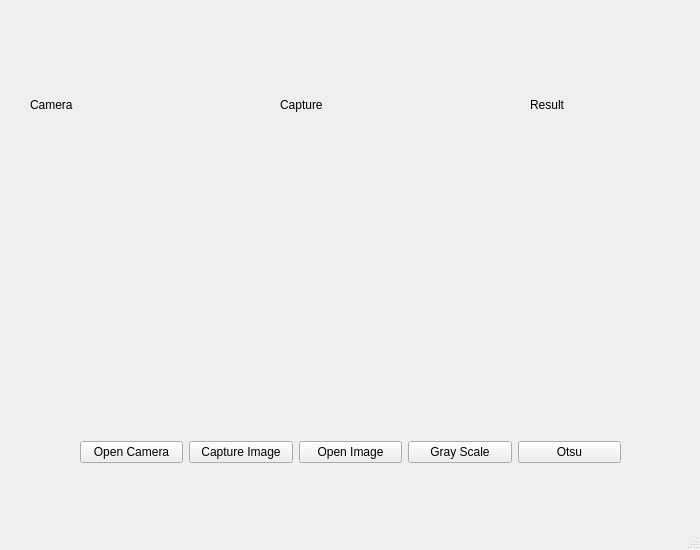
<?xml version="1.0" encoding="UTF-8"?>
<ui version="4.0">
 <class>MainWindow</class>
 <widget class="QMainWindow" name="MainWindow">
  <property name="geometry">
   <rect>
    <x>0</x>
    <y>0</y>
    <width>700</width>
    <height>550</height>
   </rect>
  </property>
  <property name="windowTitle">
   <string>MainWindow</string>
  </property>
  <widget class="QWidget" name="centralwidget">
   <widget class="QLabel" name="labelCamera">
    <property name="enabled">
     <bool>true</bool>
    </property>
    <property name="geometry">
     <rect>
      <x>30</x>
      <y>30</y>
      <width>150</width>
      <height>150</height>
     </rect>
    </property>
    <property name="text">
     <string>Camera</string>
    </property>
   </widget>
   <widget class="QLabel" name="labelCapture">
    <property name="enabled">
     <bool>true</bool>
    </property>
    <property name="geometry">
     <rect>
      <x>280</x>
      <y>30</y>
      <width>150</width>
      <height>150</height>
     </rect>
    </property>
    <property name="text">
     <string>Capture</string>
    </property>
   </widget>
   <widget class="QLabel" name="labelResult">
    <property name="enabled">
     <bool>true</bool>
    </property>
    <property name="geometry">
     <rect>
      <x>530</x>
      <y>30</y>
      <width>150</width>
      <height>150</height>
     </rect>
    </property>
    <property name="text">
     <string>Result</string>
    </property>
   </widget>
   <widget class="QWidget" name="layoutWidget">
    <property name="geometry">
     <rect>
      <x>80</x>
      <y>440</y>
      <width>541</width>
      <height>25</height>
     </rect>
    </property>
    <layout class="QHBoxLayout" name="horizontalLayout">
     <property name="leftMargin">
      <number>0</number>
     </property>
     <property name="rightMargin">
      <number>0</number>
     </property>
     <item>
      <widget class="QPushButton" name="btnOpenCamera">
       <property name="text">
        <string>Open Camera</string>
       </property>
      </widget>
     </item>
     <item>
      <widget class="QPushButton" name="btnCapture">
       <property name="text">
        <string>Capture Image</string>
       </property>
      </widget>
     </item>
     <item>
      <widget class="QPushButton" name="btnReadImage">
       <property name="text">
        <string>Open Image</string>
       </property>
      </widget>
     </item>
     <item>
      <widget class="QPushButton" name="btnGray">
       <property name="text">
        <string>Gray Scale</string>
       </property>
      </widget>
     </item>
     <item>
      <widget class="QPushButton" name="btnThreshold">
       <property name="text">
        <string>Otsu</string>
       </property>
      </widget>
     </item>
    </layout>
   </widget>
  </widget>
  <widget class="QMenuBar" name="menubar">
   <property name="geometry">
    <rect>
     <x>0</x>
     <y>0</y>
     <width>700</width>
     <height>21</height>
    </rect>
   </property>
  </widget>
  <widget class="QStatusBar" name="statusbar"/>
 </widget>
 <resources/>
 <connections>
  <connection>
   <sender>btnOpenCamera</sender>
   <signal>clicked()</signal>
   <receiver>MainWindow</receiver>
   <slot>btnOpenCamera_Clicked()</slot>
   <hints>
    <hint type="sourcelabel">
     <x>128</x>
     <y>469</y>
    </hint>
    <hint type="destinationlabel">
     <x>153</x>
     <y>81</y>
    </hint>
   </hints>
  </connection>
  <connection>
   <sender>btnCapture</sender>
   <signal>clicked()</signal>
   <receiver>MainWindow</receiver>
   <slot>btnCapture_Clicked()</slot>
   <hints>
    <hint type="sourcelabel">
     <x>226</x>
     <y>462</y>
    </hint>
    <hint type="destinationlabel">
     <x>236</x>
     <y>511</y>
    </hint>
   </hints>
  </connection>
  <connection>
   <sender>btnReadImage</sender>
   <signal>clicked()</signal>
   <receiver>MainWindow</receiver>
   <slot>btnReadImage_Clicked()</slot>
   <hints>
    <hint type="sourcelabel">
     <x>374</x>
     <y>467</y>
    </hint>
    <hint type="destinationlabel">
     <x>390</x>
     <y>69</y>
    </hint>
   </hints>
  </connection>
  <connection>
   <sender>btnGray</sender>
   <signal>clicked()</signal>
   <receiver>MainWindow</receiver>
   <slot>btnGrayScale_Clicked()</slot>
   <hints>
    <hint type="sourcelabel">
     <x>469</x>
     <y>471</y>
    </hint>
    <hint type="destinationlabel">
     <x>493</x>
     <y>368</y>
    </hint>
   </hints>
  </connection>
  <connection>
   <sender>btnThreshold</sender>
   <signal>clicked()</signal>
   <receiver>MainWindow</receiver>
   <slot>btnThreshold_Clicked()</slot>
   <hints>
    <hint type="sourcelabel">
     <x>567</x>
     <y>478</y>
    </hint>
    <hint type="destinationlabel">
     <x>576</x>
     <y>418</y>
    </hint>
   </hints>
  </connection>
 </connections>
 <slots>
  <slot>btnOpenCamera_Clicked()</slot>
  <slot>btnCapture_Clicked()</slot>
  <slot>btnReadImage_Clicked()</slot>
  <slot>btnGrayScale_Clicked()</slot>
  <slot>btnThreshold_Clicked()</slot>
 </slots>
</ui>
